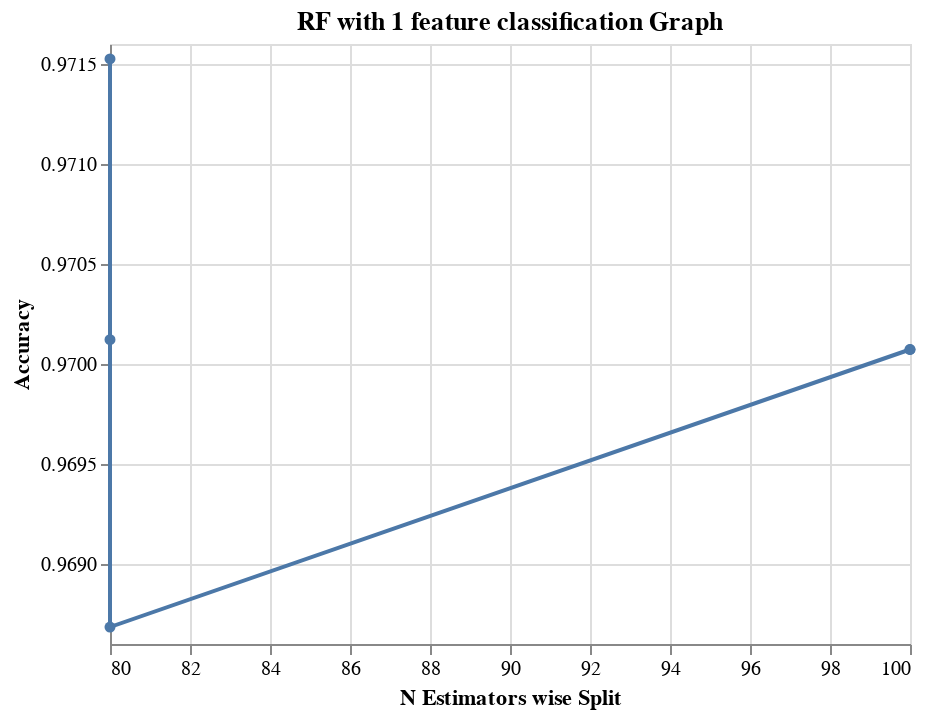

Notebook code for this chart:
### Code cell
#Generating RF Classification Features graph

alt.Chart(
          classification_RF_Features.head(), 
          title = 'RF with 1 feature classification Graph '
         ).mark_line(point = True).encode(
                                        alt.X('RM__n_estimators', 
                                              title = 'N Estimators wise Split'),
                                        alt.Y('mean_score', 
                                              title = 'Accuracy', 
                                              scale = alt.Scale (zero = False)
                                         )
)

### Figure 1 — Vega-Lite specification as saved in the notebook (floating-point values rounded to 4 significant figures)
{"config": {"view": {"continuousWidth": 400, "continuousHeight": 300}}, "data": {"name": "data-9a5a58f4f0c120ff8ec482af35077694"}, "mark": {"type": "line", "point": true}, "encoding": {"x": {"type": "quantitative", "field": "RM__n_estimators", "title": "N Estimators wise Split"}, "y": {"type": "quantitative", "field": "mean_score", "scale": {"zero": false}, "title": "Accuracy"}}, "title": "RF with 1 feature classification Graph ", "$schema": "https://vega.github.io/schema/vega-lite/v4.8.1.json", "datasets": {"data-9a5a58f4f0c120ff8ec482af35077694": [{"mean_score": 0.9715, "std_score": 0.01974, "max_score": 1.0, "min_score": 0.9432, "RM__criterion": "gini", "RM__max_features": "sqrt", "RM__min_samples_split": 2, "RM__n_estimators": 80, "skb__k": 20}, {"mean_score": 0.9701, "std_score": 0.01498, "max_score": 1.0, "min_score": 0.9432, "RM__criterion": "entropy", "RM__max_features": "sqrt", "RM__min_samples_split": 2, "RM__n_estimators": 80, "skb__k": 20}, {"mean_score": 0.9701, "std_score": 0.01802, "max_score": 0.9886, "min_score": 0.9425, "RM__criterion": "entropy", "RM__max_features": "log2", "RM__min_samples_split": 2, "RM__n_estimators": 100, "skb__k": 20}, {"mean_score": 0.9701, "std_score": 0.01606, "max_score": 0.9886, "min_score": 0.9432, "RM__criterion": "gini", "RM__max_features": "sqrt", "RM__min_samples_split": 2, "RM__n_estimators": 100, "skb__k": 20}, {"mean_score": 0.9687, "std_score": 0.01773, "max_score": 1.0, "min_score": 0.9432, "RM__criterion": "gini", "RM__max_features": "log2", "RM__min_samples_split": 2, "RM__n_estimators": 80, "skb__k": 20}]}}
